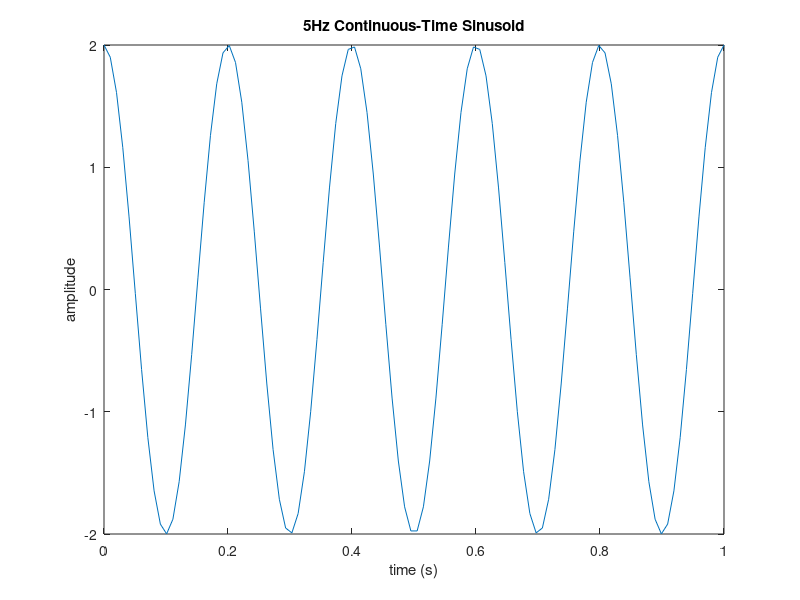

Source code (MATLAB):
clc, clear;

t = linspace(0,1);
A = 2; % amplitude
phi=0; % phase shift

F = input("Enter frequency ")

X = A*cos(2*pi*F*t + phi);
plot(t,X), title([num2str(F) 'Hz ' 'Continuous-Time Sinusoid']), xlabel("time (s)"), ylabel("amplitude");

